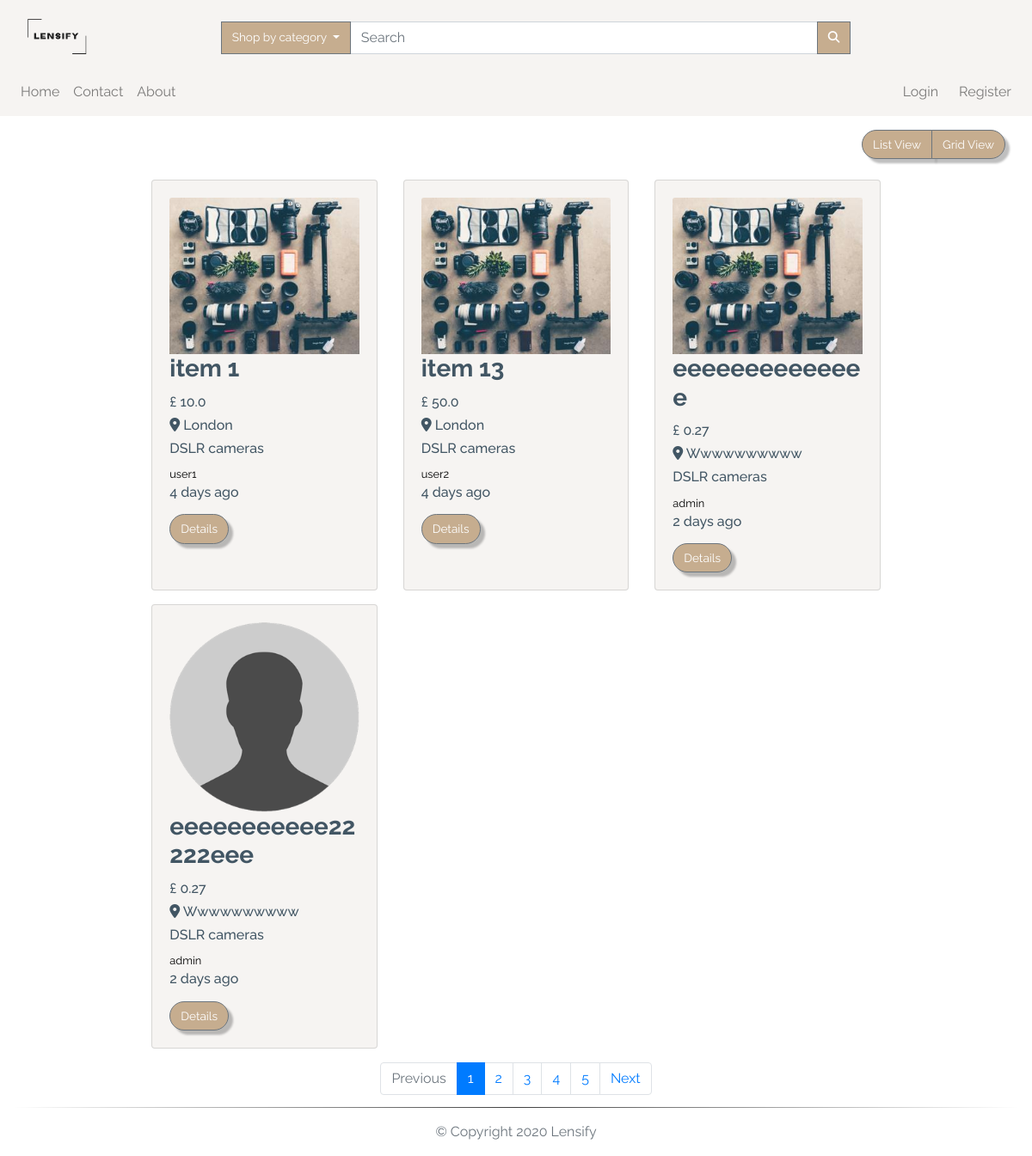
Page /search/1 on the committed database.
### app/models.py (models this page shows, shortened)
class TimestampMixin(object):
    created_at = db.Column(db.DateTime, nullable=False,
                           default=datetime.utcnow)
    updated_at = db.Column(db.DateTime, onupdate=datetime.utcnow)

class ItemForSale(db.Model, TimestampMixin):
    __tablename__ = "for_sale"
    id = db.Column(db.Integer, primary_key=True)
    title = db.Column(db.String(100), nullable=False)
    description = db.Column(db.Text, nullable=False)
    quantity = db.Column(db.Integer, nullable=False, default=1)
    condition = db.Column(db.String(50), nullable=False)
    item_city = db.Column(db.String(50), nullable=False)
    price = db.Column(db.Float, nullable=False)
    item_views = db.Column(db.Integer, default=0)
    image_file = db.Column(Json(128), nullable=False,
                           default=['item.jpg'])
    sold = db.Column(db.Boolean, default=False)
    seller_id = db.Column(db.Integer, db.ForeignKey("users.id"))
    category_id = db.Column(db.Integer, db.ForeignKey("categories.id"))

class Category(db.Model, TimestampMixin):
    __tablename__ = "categories"
    id = db.Column(db.Integer, primary_key=True)
    name = db.Column(db.String(30), nullable=False, unique=True)
    item_cat = db.relationship(
        "ItemForSale", backref="category", lazy="dynamic")

class User(db.Model, TimestampMixin, UserMixin):
    __tablename__ = "users"
    id = db.Column(db.Integer, primary_key=True)
    first_name = db.Column(db.String(50), nullable=False)
    last_name = db.Column(db.String(50), nullable=False)
    username = db.Column(db.String(50), unique=True, nullable=False)
    email = db.Column(db.String(115), unique=True, nullable=False)
    image_file = db.Column(db.String(80), nullable=False,
                           default="default.jpg")
    password_hash = db.Column(db.String(60), nullable=False)
    items_for_sale = db.relationship(
        "ItemForSale", backref="seller", lazy="dynamic")
    items_buyer = db.relationship("Order", backref="buyer", lazy="dynamic")
    address = db.relationship(
        "Address", secondary="user_addresses", backref="user", lazy="dynamic"
    )
    followed = db.relationship(
        'User', secondary=followers,
        primaryjoin=(followers.c.follower_id == id),
        secondaryjoin=(followers.c.followed_id == id),
        backref=db.backref('followers', lazy='dynamic'), lazy='dynamic')
    reviewed = db.relationship(
        'Review', backref='user_reviewed', primaryjoin=(Review.user_reviewed_id == id), lazy="dynamic"
    )
    reviewer = db.relationship(
        'Review', backref='user_reviewer', primaryjoin=(Review.user_reviewer_id == id), lazy="dynamic"
    )

### app/routes.py (the view)
@app.route('/search/<cat_id>', methods=['GET', 'POST'])
def search(cat_id=None):
    page = request.args.get('page', 1, type=int)
    available_items = ItemForSale.query.paginate(
        page, app.config['LISTINGS_PER_PAGE'], False)
    if cat_id is not None:
        available_items = ItemForSale.query.join(
            Category, (ItemForSale.category_id == cat_id)).paginate(
            page, app.config['LISTINGS_PER_PAGE'], False)
        next_url = url_for('search', page=available_items.next_num) \
            if available_items.has_next else None
        prev_url = url_for('search', page=available_items.prev_num) \
            if available_items.has_prev else None
        return render_template("search.html", available_items=available_items.items,
                               next_url=next_url, prev_url=prev_url, page=page, page_num=available_items.iter_pages())
    return render_template("search.html")

### app/models.py (called while the page is built)
    def process_result_value(self, value, dialect):
        return json.loads(value)

### app/routes.py (called while the page is built)
@app.before_request
def before_request():
    if current_user.is_authenticated:
        current_user.updated_at = datetime.utcnow()
        db.session.commit()

@app.context_processor
def inject_categories():
    categories = Category.query.join(
        ItemForSale, (Category.id == ItemForSale.category_id)).all()
    return dict(categories=categories)

### app/templates/search.html
{% extends "layout.html" %}
{% block app_content %}
<div class="row">
  <div class="col-lg-12 my-3">
    <div class="float-right mr-3">
      <div class="btn-group">
        <button class="btn btn-secondary" id="list">
          List View
        </button>
        <button class="btn btn-secondary" id="grid">
          Grid View
        </button>
      </div>
    </div>
  </div>
</div>
<div id="products" class="row view-group w-75 mx-auto">
  {% for item in available_items %}
  <div class=" item col-12 col-md-6 col-lg-4 py-2">
    <div class="card custom-bg h-100">
      <div class="card-body">
        <img class="img-fluid card-img-top group list-group-image img-event"
          src="{{url_for('static', filename='img/items/' + item.image_file[0])}}" alt="" />
        <h3 class="card-title list-group-item-heading font-weight-bold ">{{item.title}}</h3>
        <small class="d-block font-weight-bold card-text">
          <h6>£ {{ item.price }}</h6>
        </small>
        <small class="font-weight-bold card-text">
          <h6 class="text-capitalize"><i class="fas fa-map-marker-alt"></i> {{item.item_city}}</h6>
        </small>
        <small class="card-text">
          <h6>{{ item.category.name }}</h6>
        </small>
        <small class="card-text">
          <a href="{{url_for('user', username=item.seller.username)}}">
            {{ item.seller.username }}
          </a>
        </small>
        <small class="card-text">
          <h6>{{ moment(item.created_at).fromNow() }}</h6>
        </small>
        <a href="{{url_for('item', item_id=item.id)}}" class="btn btn-secondary mt-2">
          Details
        </a>
      </div>
    </div>
  </div>
  {% endfor %}
  <nav aria-label="Page navigation" class="col-12 my-2">
    <ul class="pagination justify-content-center">
      <li class="page-item {% if not prev_url %} disabled {% endif %}">
        <a class="page-link" href="{{ prev_url }}" tabindex="-1">Previous</a>
      </li>
      {% for num in page_num %}
      {% if num %}
      <li class="page-item {% if page == num %} active {% endif %}"><a class="page-link"
          href="{{url_for('index', page=num)}}">{{ num }}</a></li>
      {% else %}
      <span class="page-item ellipsis">…</span>
      {% endif %}
      {% endfor %}
      <li class="page-item {% if not next_url %} disabled {% endif %}">
        <a class="page-link" href="{{ next_url }}">Next</a>
      </li>
    </ul>
  </nav>
</div>
{% endblock app_content %}

### app/static/css/styles.css (style rules this page uses)
:root { --main-color: #fff; --second-color: #425664; --third-color: #f6f4f2; --fourth-color: #c6ad8f; }
*, *::before, *::after { margin: 0; padding: 0; box-sizing: border-box; list-style: none; text-decoration: none; }
body, html { background: var(--main-color); min-height: 100vh; width: 100%; color: var(--second-color); font-family: "Raleway", sans-serif; word-break: normal; }
html { position: relative; }
a { color: black; text-decoration: none; cursor: pointer; }
ul { margin: 0; }
.btn { font-size: 85%; white-space: nowrap; }
.btn-secondary { filter: drop-shadow(5px 5px 1px rgba(0, 0, 0, 0.25)); background-color: var(--fourth-color); border-radius: 20px; color: var(--main-color); }
.custom-bg { background-color: var(--third-color); }
.pagination { flex-wrap: wrap; }

### rows in the picture
ItemForSale: title "item 1", price "10.0", item_city "London", category.name "DSLR cameras", seller.username "user1", created_at "4 days ago"
ItemForSale: title "item 13", price "50.0", item_city "London", category.name "DSLR cameras", seller.username "user2", created_at "4 days ago"
ItemForSale: title "eeeeeeeeeeeeee", price "0.27", item_city "Wwwwwwwwww", category.name "DSLR cameras", seller.username "admin", created_at "2 days ago"
ItemForSale: shows a picture, title "eeeeeeeeeee22222eee", price "0.27", item_city "Wwwwwwwwww", category.name "DSLR cameras", seller.username "admin", created_at "2 days ago"

### other values in the picture
{{ num }} "1" "2" "3" "4" "5"
